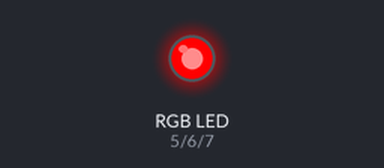
Recording of a sketch running on a simulated Arduino Uno, built with avr-gcc and run on an emulated ATmega328P. On the bench: an RGB LED mixed from three pins (HIGH = lit).

Above: at 0.5 s.
At 1.5 s:
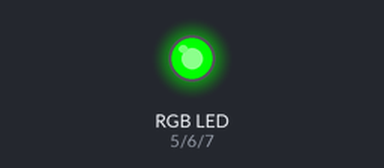
At 2.5 s:
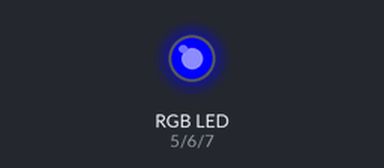
At 3.5 s:
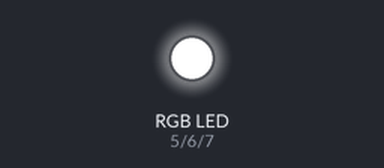
At 4.5 s:
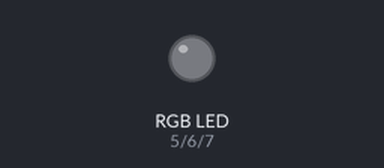
Timing chart, 0 to 6.5 s (numbered marks = the images above):
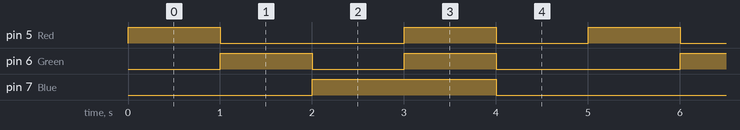

The sketch:

RGB_LED.ino
```cpp
int Red = 5;
int Green = 6;
int Blue = 7;

void setup()
{
    pinMode(Red, OUTPUT);
    pinMode(Green, OUTPUT);
    pinMode(Blue, OUTPUT);
}

void loop()
{
      digitalWrite(Red, HIGH);
      digitalWrite(Green, LOW);
      digitalWrite(Blue, LOW);
      delay(1000);
      digitalWrite(Red, LOW);
      digitalWrite(Green, HIGH);
      digitalWrite(Blue, LOW);
      delay(1000);
      digitalWrite(Red, LOW);
      digitalWrite(Green, LOW);
      digitalWrite(Blue, HIGH);
      delay(1000);
      digitalWrite(Red, HIGH);
      digitalWrite(Green, HIGH);
      digitalWrite(Blue, HIGH);
      delay(1000);
      digitalWrite(Red, LOW);
      digitalWrite(Green, LOW);
      digitalWrite(Blue, LOW);
      delay(1000);
}
```

Measured:
- by itself, pin 5 (Red): repeats every 5.0 s: LOW 2.0 s, HIGH 1.0 s, LOW 1.0 s, HIGH 1.0 s
- by itself, pin 6 (Green): repeats every 5.0 s: LOW 1.0 s, HIGH 1.0 s, LOW 2.0 s, HIGH 1.0 s
- by itself, pin 7 (Blue): alternates HIGH for 2.0 s and LOW for 3.0 s
